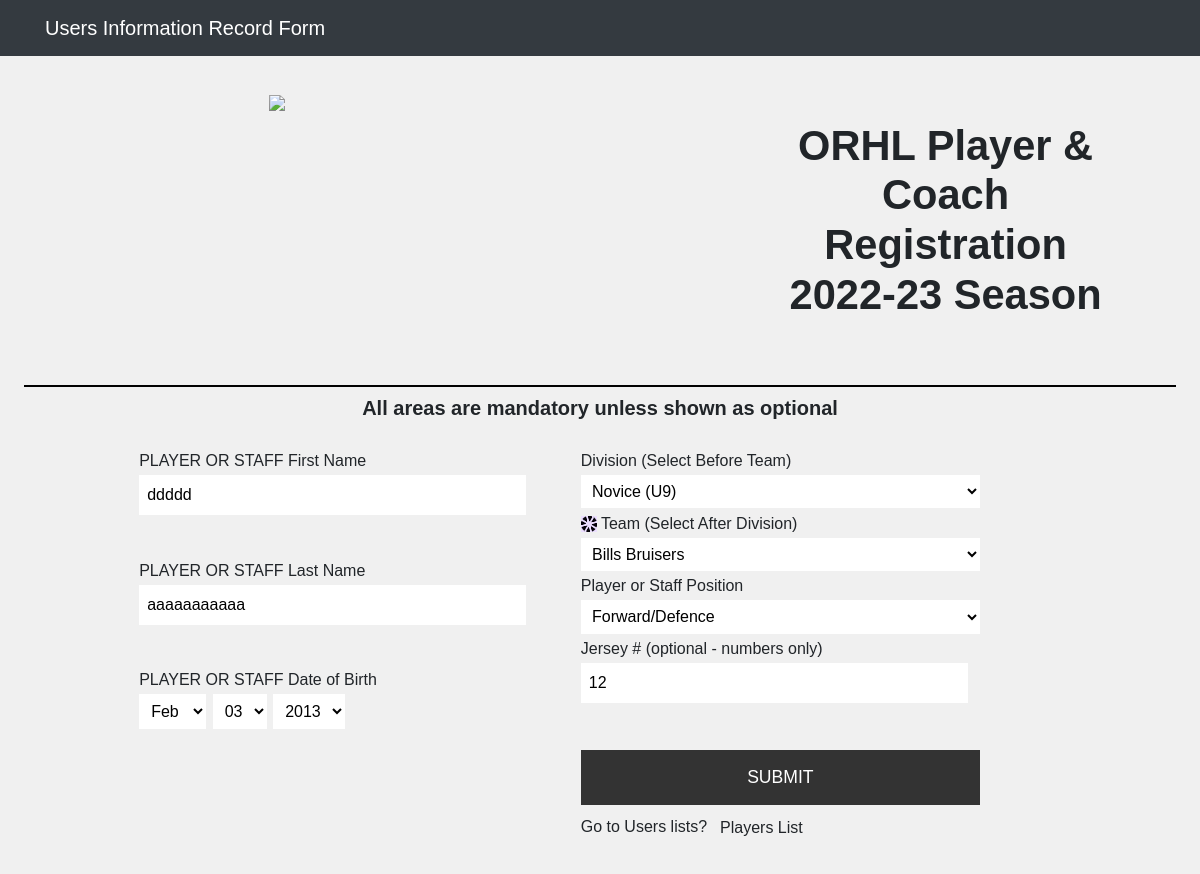
The page /player-registration_edit.php?id=48 (signed in) on the database its author committed.
### tables this page shows
CREATE TABLE `player_registrations` (
  `ID` int(11) NOT NULL,
  `Created` timestamp NOT NULL DEFAULT current_timestamp(),
  `FirstName` varchar(50) DEFAULT NULL,
  `LastName` varchar(80) DEFAULT NULL,
  `DOB` date NOT NULL,
  `Address` varchar(150) DEFAULT NULL,
  `Address2` varchar(80) DEFAULT NULL,
  `City` varchar(50) DEFAULT NULL,
  `Province` varchar(20) DEFAULT NULL,
  `PostalCode` varchar(15) DEFAULT NULL,
  `ParentOneName` varchar(150) DEFAULT NULL,
  `ParentOnePhoneOne` varchar(20) DEFAULT NULL,
  `ParentOnePhoneTwo` varchar(20) NOT NULL,
  `ParentOneEmail` varchar(100) DEFAULT NULL,
  `ParentTwoName` varchar(150) DEFAULT NULL,
  `ParentTwoPhoneOne` varchar(20) DEFAULT NULL,
  `ParentTwoPhoneTwo` varchar(20) NOT NULL,
  `ParentTwoEmail` varchar(100) DEFAULT NULL,
  `MedicalConditions` text DEFAULT NULL,
  `Division` varchar(30) DEFAULT NULL,
  `Team` varchar(50) DEFAULT NULL,
  `PlayerPosition` varchar(20) NOT NULL,
  `JerseyNumber` varchar(20) NOT NULL DEFAULT '0',
  `CodeOfConduct` tinyint(1) DEFAULT NULL,
  `Season` varchar(50) DEFAULT NULL,
  `Waiver` tinyint(1) DEFAULT NULL,
  `RowansLaw` tinyint(1) NOT NULL DEFAULT 0,
  `Approved` tinyint(1) NOT NULL,
  `ForwardedToInsurance` varchar(1) NOT NULL DEFAULT 'N',
  `Active` varchar(1) NOT NULL DEFAULT 'Y',
  `AAUNumber` varchar(60) NOT NULL DEFAULT '',
  `FileName` varchar(250) NOT NULL
);

### player-registration_edit.php (the view, shortened to what this page needs)
<?php
require_once "db.php";
include("functions.php");
  include('includes/header.php');
	   $firstname = "";
	   $lastname = "";
	   $firstname_error = "";
       $lastname_error = "";
	   $JerseyNumber_err="";
	   $bDivision = "";
	   $aDivision = "";
	   $PlayerPosition = "";
if(isset($_POST["id"]) && !empty($_POST["id"])){
    $id = $_POST["id"];
	$firstname = mysqli_real_escape_string($conn, $_POST['first_name']);
	$lastname = mysqli_real_escape_string($conn, $_POST['last_name']);
	$start_m = mysqli_real_escape_string($conn, $_POST['month']);
	$start_d = mysqli_real_escape_string($conn, $_POST['day']);
	$start_y = mysqli_real_escape_string($conn, $_POST['year']);
	$dob = $start_y . "-" . str_pad($start_m, 2, "0", STR_PAD_LEFT) . "-" . str_pad($start_d, 2, "0", STR_PAD_LEFT);
	$dob1 = $start_y . "-" . str_pad($start_m, 2, "0", STR_PAD_LEFT) . "-" . str_pad($start_d, 2, "0", STR_PAD_LEFT);
	$dob= strtotime($dob1);
	$bDivision = mysqli_real_escape_string($conn, $_POST['bDivision']);
	$aDivision = mysqli_real_escape_string($conn, $_POST['aDivision']);
	$PlayerPosition = mysqli_real_escape_string($conn, $_POST['PlayerPosition']);
    $firstname = mysqli_real_escape_string($conn, $_POST['first_name']);
    if(empty($firstname)){
		$firstname_error= "Please enter a name.";
    } elseif(!filter_var($firstname, FILTER_VALIDATE_REGEXP, array("options"=>array("regexp"=>"/^[a-zA-Z\s]+$/")))){
        $firstname_error = "Please enter a valid name.";
    } else{
        $firstname = $firstname;
    }
	 $lastname = mysqli_real_escape_string($conn, $_POST['last_name']);
    if(empty($lastname)){
		$lastname_error= "Please enter a name.";
    } elseif(!filter_var($lastname, FILTER_VALIDATE_REGEXP, array("options"=>array("regexp"=>"/^[a-zA-Z\s]+$/")))){
        $lastname_error = "Please enter a valid name.";
    } else{
        $lastname= $lastname;
    }
	$JerseyNumber = mysqli_real_escape_string($conn, $_POST['JerseyNumber']);
    if(empty($JerseyNumber)){
        $JerseyNumber_err = "Please enter the Jersey Number.";
    } elseif(!ctype_digit($JerseyNumber)){
		$JerseyNumber_err = "Please enter a positive integer value.";
    } else{
		$JerseyNumber = $JerseyNumber;
    }
    if(empty($firstname_error ) && empty($lastname_error) && empty($JerseyNumber_err)){
        $sql = "UPDATE player_registrations SET FirstName=?, LastName=?,DOB=?, Division=?,Team=?,PlayerPosition=?,JerseyNumber=? WHERE id=?";
        if($stmt = mysqli_prepare($conn, $sql)){
            mysqli_stmt_bind_param($stmt, "sssssssi", $param_firstname, $param_lastname, $param_dob, $param_bDivision,$param_aDivision,$param_PlayerPosition ,$param_JerseyNumber,$param_id);
             $param_firstname = $firstname;
			 $param_lastname = $lastname;
             $param_dob = $dob1;
			 $param_JerseyNumber=$JerseyNumber;
			 $param_PlayerPosition =$PlayerPosition;
			 $param_bDivision = $bDivision;
			 $param_aDivision  = $aDivision;
			 $param_id = $id;
            if(mysqli_stmt_execute($stmt)){
                header("location: player-registration-manage.php");
                exit();
            } else{
                echo "Oops! Something went wrong. Please try again later.";
            }
        }
        mysqli_stmt_close($stmt);
    }
    mysqli_close($conn);
} else{
    if(isset($_GET["id"]) && !empty(trim($_GET["id"]))){
        $sql = "SELECT * FROM player_registrations WHERE ID = ?";
        if($stmt = mysqli_prepare($conn, $sql)){
            mysqli_stmt_bind_param($stmt, "i", $param_id);
            if(mysqli_stmt_execute($stmt)){
                $result = mysqli_stmt_get_result($stmt);
                if(mysqli_num_rows($result) == 1){
                    $row = mysqli_fetch_array($result, MYSQLI_ASSOC);
                     $firstname = $row['FirstName'];
                     $lastname = $row['LastName'];
                     $dob= strtotime($row['DOB']);
				     $JerseyNumber=$row['JerseyNumber'];
				     $PlayerPosition =$row['PlayerPosition'];
				     $bDivision = $row['Division'];
				     $aDivision  = $row['Team'];
                } else{
                    header("location: error.php");
                    exit();
                }
            } else{
                echo "Oops! Something went wrong. Please try again later.";
            }
        }
    }  else{
        header("location: error.php");
        exit();
    }
}
?>
<!DOCTYPE html PUBLIC "-//W3C//DTD XHTML 1.0 Transitional//EN" "http://www.w3.org/TR/xhtml1/DTD/xhtml1-transitional.dtd">
<html xmlns="http://www.w3.org/1999/xhtml">
<head>
<link rel="stylesheet" type="text/css" href="_registration_style.css" />
</head>
<body>
<form action="<?php echo htmlspecialchars($_SERVER["PHP_SELF"]); ?>" method="post">
	<div class="Wrapper">
		<div class="Header">
			<div class="Logo">
				<img src="https://lirp-cdn.multiscreensite.com/dfb474a2/dms3rep/multi/opt/ORHL_Logo_M-1920w.png" class="ImgLogo" />
			</div>
			<div class="Banner">
				<h1>ORHL Player &amp; Coach Registration<br />2022-23 Season</h1>
			</div>
		</div>
		<div class="MainBody">
			<div class="Title">
				<h2>All areas are mandatory unless shown as optional</h2>
			</div>
			<div class="ColLeft">
				PLAYER OR STAFF First Name
				<input type="text" id="txtFirstName" name="first_name" runat="server" class="TextBoxNormal" maxlength="50"  value="<?php echo $firstname; ?>" />
				<span class="WarningPopUp"   ><?php if (isset($firstname_error)) echo $firstname_error; ?></span>
				PLAYER OR STAFF Last Name
				<input type="text" id="txtLastName" name="last_name" runat="server" class="TextBoxNormal" maxlength="50" value="<?php echo $lastname; ?>"   />
				<span class="WarningPopUp" ><?php if (isset($lastname_error)) echo $lastname_error; ?></span>
				PLAYER OR STAFF Date of Birth
				<div style="width:100%; text-align:left;">
					<select id="ddlMonth" name="month" runat="server" class="DropInline" >
						 <?php echo  '<option value="'.date('m',$dob).'">'.date('M',$dob).'</option>'; ?>
					</select>
					<select id="ddlDay" name="day" runat="server" class="DropInline" >
					<?php echo  '<option value="'.date('d',$dob).'">'.date('d',$dob).'</option>'; ?>
					</select>
					<select id="ddlYear"name="year" runat="server" class="DropInline" >
					<?php echo '<option value="'.date('Y',$dob).'">'.date('Y',$dob).'</option>'; ?>
					</select>
					</div>
			</div>
			<div class="ColRight">
				Division (Select Before Team)
				<select id="ddlDivision" name="bDivision" runat="server" class="DropNormal" AutoPostBack="true" minilength="1" onchange="fetch_select(this.value);" value="<?php echo  $bDivision ; ?>" >
				<?php echo  '<option value="'.$bDivision.'">'.$bDivision.'</option>'; ?>
				</select>
				<img src="img/ajax-loader.gif" id="loader" >
				Team (Select After Division)
			   <select id="ddlTeams" name="aDivision" runat="server" class="DropNormal"  >
			   <?php echo  '<option value="'.$aDivision.'">'.$aDivision.'</option>'; ?>
			  </select>
				Player or Staff Position
				<select id="ddlPlayerPosition" name="PlayerPosition" runat="server" class="DropNormal" minilength="1" >
				<?php echo  '<option value="'.$PlayerPosition.'">'.$PlayerPosition.'</option>'; ?>
				</select>
				Jersey # (optional - numbers only)
				<input type="text" id="txtJerseyNumber" name="JerseyNumber" runat="server" class="TextBoxNormal" Visible="false"  value="<?php echo $JerseyNumber; ?>" />
				<span class="WarningPopUp"   ><?php if (isset($JerseyNumber_err)) echo $JerseyNumber_err; ?></span>
				<input type="submit"  class="ButtonNormal" class="btn btn-success btn-block" name="save" value="submit">
				Go to Users lists?<a href="player-registration-manage.php" class="btn btn-default">Players List</a>
			</div>
			<div class="Footer">
			</div>
		</div>
	</div>
</form>
</body>
</html>

### _registration_style.css (style rules this page uses)
* { font-family:Verdana, Geneva, Arial, helvetica, sans-serif; font-size:12pt; background-color: #F0F0F0; }
body,h1,h2,h3,h4,h5,div,ul,li,a,img,p,strong,span { height:auto; margin:0; padding:0; border:none; background:none; }
h1 { display:block; font-size:2.6em; font-weight:bold; margin:1%; padding:1%; }
h2 { display:block; font-size:1.25em; font-weight:bold; margin:0.5%; padding:0.5%; }
.Wrapper { width:100%; min-width:360px; max-width:1500px; margin:0 auto; }
.Header { width:96%; margin:0 auto; border-bottom:solid 2pt #000000; }
.Logo { float:left; width:44%; padding:3%; text-align:center; clear:none; }
.Banner { float:right; width:40%; padding:5%; text-align:center; clear:none; }
.MainBody { width:80%; margin:0 auto; clear:both; }
.ColLeft { float:left; width:46%; margin:1% 0 0 0; padding:1% 2% 1% 2%; }
.ColRight { float:left; width:46%; margin:1% 0 0 0; padding:1% 2% 1% 2%; }
.Title { width:100%; text-align:center; }
.Footer { width:100%; min-height:5.0em; clear:both; }
.ImgLogo { width:50%; }
.TextBoxNormal { display:block; width:96%; margin:0.5% 0.5% 0.8% 0; padding:0.5em; background:#FFFFFF; border:none; clear:both; }
.DropNormal { display:block; width:99%; margin:0.5% 0.5% 0.8% 0; padding:0.45em; background:#FFFFFF; border:none; clear:both; }
.DropNormal option { background:#FFFFFF; border:none; }
.DropInline { width:auto; margin:0.5% 0.5% 0.8% 0; padding:0.5em; background:#FFFFFF; border:none; }
.DropInline option { background:#FFFFFF; border:none; }
.ButtonNormal { width:99%; max-width:700px; margin:1% 0 1% 0; padding:0.8em; border:none; background:#333333; color:#FFFFFF; text-transform:uppercase; font-size:1.1em; }
@media only screen and (min-width : 200px) { .Logo { float:none; width:96%; padding:2%; text-align:center; clear:both; } }
@media only screen and (min-width : 200px) { .Banner { float:none; width:90%; padding:2%; text-align:center; clear:both; } }
@media only screen and (min-width : 200px) { .ImgLogo { width:40%; } }
@media only screen and (min-width : 200px) { .ColLeft { float:none; width:96%; margin:0 0 0 0; padding:0 2% 0 2%; } }
@media only screen and (min-width : 200px) { .ColRight { float:none; width:96%; margin:0 0 0 0; padding:0 2% 0 2%; } }
@media only screen and (min-width : 1090px) { .Logo { float:left; width:44%; padding:3%; text-align:center; clear:none; } }
@media only screen and (min-width : 1090px) { .Banner { float:right; width:40%; padding:5%; text-align:center; clear:none; } }
@media only screen and (min-width : 1090px) { .ImgLogo { width:50%; } }
@media only screen and (min-width : 1090px) { .ColLeft { float:left; width:46%; margin:1% 0 0 0; padding:1% 2% 1% 2%; } }
@media only screen and (min-width : 1090px) { .ColRight { float:left; width:46%; margin:1% 0 0 0; padding:1% 2% 1% 2%; } }
.WarningPopUp { display:block; padding:5%; text-align:center; color: #e70606; }

### rows shown on the page
player_registrations: first_name "ddddd", last_name "aaaaaaaaaaa", month "Feb", day "03", year "2013", bDivision "Novice (U9)", aDivision "Bills Bruisers", PlayerPosition "Forward/Defence", JerseyNumber "12"
